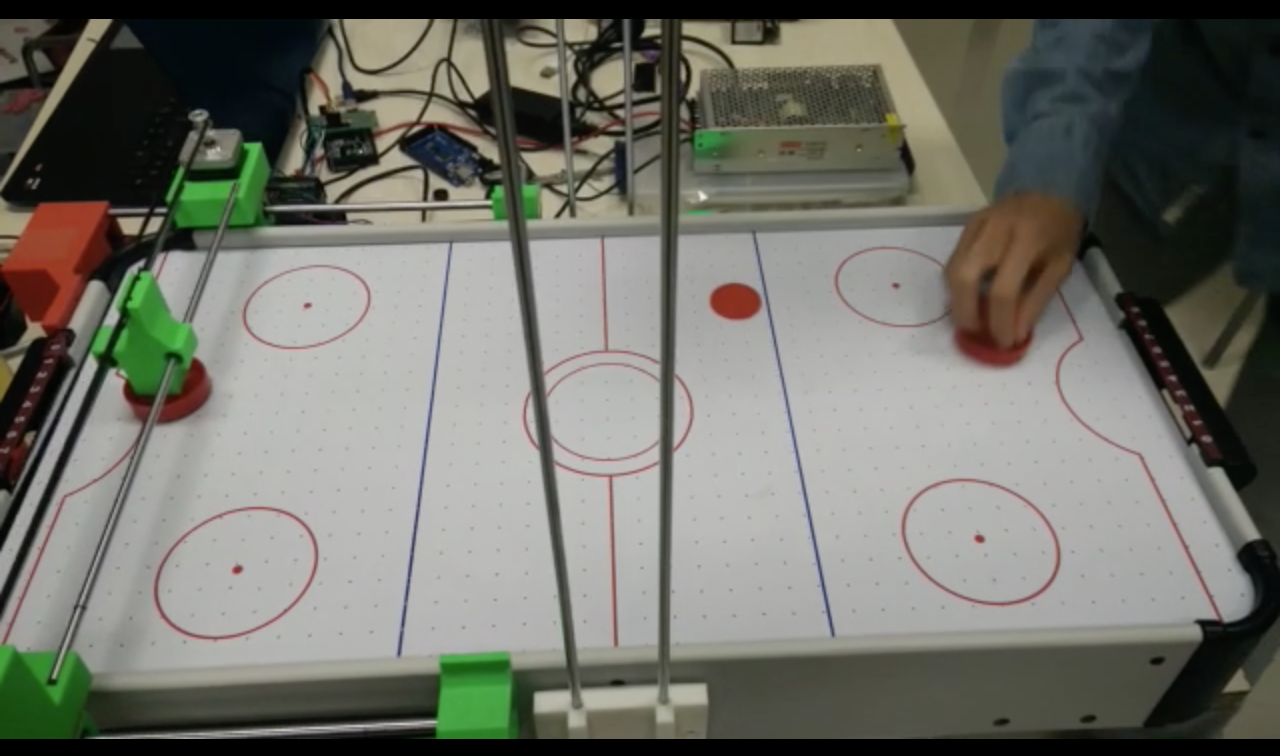
//> input picture photos/1.png, 2560 x 1512 px, given in place of the camera (shown at 1/2 size)
$ ./AHRobotLK1   (built with g++ and OpenCV 4)
//> lines starting //> are read from the running program, lines starting //| are printed output that depends on the picture
### AHRobotLK.hpp
//
//  AHRobotLK.hpp
//  testopencv
//
//  Created by 温拓朴 on 16/2/1.
//  Copyright © 2016年 温拓朴. All rights reserved.
//

#ifndef AHRobotLK_hpp
#define AHRobotLK_hpp
#define COL (35)
#define ROW (35)
#define SAMPLECOUNT 500
#include <iostream>
#include <cv.h>
#include <highgui.h>
#include <cmath>
#include <string>
#include <ctime>
#include <stdlib.h>
#include <string>
#include <sstream>
#include <opencv2/core/core.hpp>
#include <opencv2/highgui/highgui.hpp>
#include <opencv2/ml/ml.hpp>
#include <stdio.h>
#include <windows.h>

using namespace cv;
using namespace std;


#endif /* AHRobotLK_hpp */

### AHRobotLK1.cpp
//
//  AHRobotLK.cpp
//  testopencv
//
//  Created by 温拓朴 on 16/2/1.
//  Copyright © 2016年 温拓朴. All rights reserved.
//
#define AHROBOTLK
#ifdef AHROBOTLK
#define HEIGHT (480)
#define WIDTH (640)
#define ROIHEIGHT (280)
#define ROIWIDTH (550)

#include "AHRobotLK.hpp"


int MAXCOUNT = 500;
Mat frame;
Mat preframe = Mat(ROIWIDTH,ROIHEIGHT,CV_8UC3);
RotatedRect tmpRect;
Mat Res = Mat(ROIWIDTH,ROIHEIGHT,CV_64FC1);
int N = 5;
int K = 4;
int fp = 0;
int init = 0;
int PRes = 0;
int NRes = 0;
int UpperLine = 70;
int LowerLine = 390;
int RobotLine = 520;
int fps = 0;
int predict=0;
String filename;
AdaBoost adaClassifier;

bool track =false;
bool learning = false;
bool update = false;
void trackObjectRobot(Mat );
bool LKTracking(Mat,Mat,RotatedRect&);
bool ContourTracking(Mat, RotatedRect&);
void trajectoryPredict(vector<RotatedRect> Position, RotatedRect &tmpRect);
float NCCComparison(RotatedRect tmpRect);
void initialize();
void Detection(Mat);
Point2f Predict(Mat&);
void Ada_Training(Point);
void Ada_Update(Point);
float SVMpredict(Point2f);
void EnsembleSVM();
void SavePResult(Point2f p,int fp);
void SaveNResult(Point2f p,int fp);
void InitSamples(RotatedRect rect, vector<Mat>& sampleQuery, Mat& labelQuery);
Mat patch2Vec(RotatedRect rect);
void RobotTracking(Mat);
void viewCurPositionVec(Mat frame);

vector<RotatedRect> Position;

// [10 lines left out: function median, not called in this run]

static int first = 0;
int main(){
    srand((unsigned)time(NULL));
    FileStorage fs1("Intrinsics.xml", FileStorage::READ);
    FileStorage fs2("Distortion.xml", FileStorage::READ);
    Mat cameraMatrix, distCoeffs2;
    fs1["Intrinsics"] >> cameraMatrix;
    fs2["Distortion"] >> distCoeffs2;
    Mat mapx,mapy,newCameraMatrix;
    initUndistortRectifyMap(cameraMatrix, distCoeffs2, Mat(), cameraMatrix, Size(640,480), CV_32FC1, mapx, mapy);
    //Rectify the image


    VideoCapture capture (1);
    Mat frametmp = Mat(ROIWIDTH,ROIHEIGHT,CV_8UC3);
    vector<Mat> himg;//= Mat(ROIWIDTH,ROIHEIGHT,CV_8UC1);
    Mat himgthresh = Mat(ROIWIDTH,ROIHEIGHT,CV_8UC1);
    Mat himgthresh1 = Mat(ROIWIDTH,ROIHEIGHT,CV_8UC3);
    Mat himgthresh2 = Mat(ROIWIDTH,ROIHEIGHT,CV_8UC3);
    Mat oriframe;
    Mat Ensembleframe;
    int count = 0;
    const string winname = "befo";
    while (1) {
        if (first == 0){
            capture >> oriframe;
//> oriframe is the input picture: 1512 rows x 2560 cols, CV_8UC3; mean B, G, R 105.1, 113.2, 112.6
            remap(oriframe, Ensembleframe, mapx, mapy, CV_INTER_CUBIC);
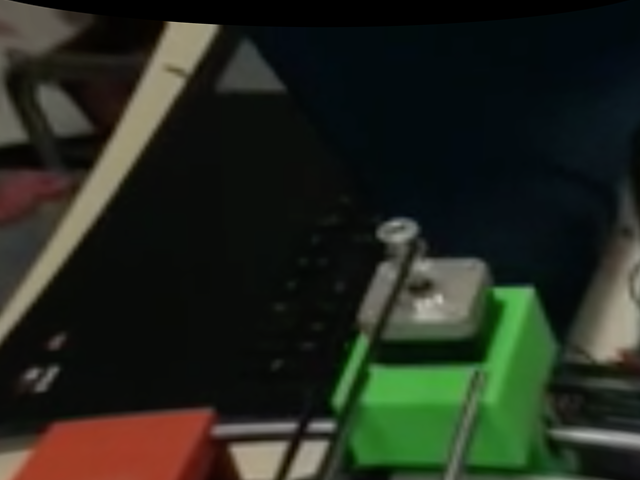
//> Ensembleframe: 480 rows x 640 cols, CV_8UC3; mean B, G, R 29.7, 39.9, 35.3
            //imwrite("/Users/programath/Desktop/ori/1.jpg", oriframe);
            getRectSubPix(Ensembleframe, Size(ROIWIDTH, ROIHEIGHT), Point(WIDTH/2-10,HEIGHT/2+30),frame);
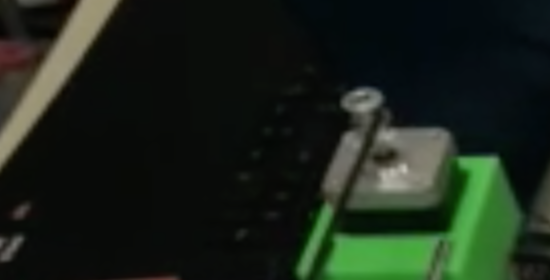
//> frame: 280 rows x 550 cols, CV_8UC3; mean B, G, R 25.4, 36, 26.2

            first++;
        }
        else{
            //frame.copyTo(preframe);
            capture >> oriframe;
            remap(oriframe, Ensembleframe, mapx, mapy, CV_INTER_CUBIC);

            getRectSubPix(Ensembleframe, Size(ROIWIDTH, ROIHEIGHT), Point(WIDTH/2-10,HEIGHT/2+30), frame);
                    }
        // [18 lines of commented-out code are left out]
            imshow("hh", frame);
            //cvShowImage("Thresh", himgthresh);
            count = 0;
            frame.copyTo(preframe);
        //}

        char c = waitKey(1);
//> the Esc key is pressed
        if (c=='p'){
            //cvWaitKey(0);
            track = true;
        }
        if (c=='l'){
            learning = true;
        }
        if (c == 'v'){
            viewCurPositionVec(frame);
        }
        //count++;

    }
}

// [651 lines left out: functions trackObjectRobot, ContourTracking, InitSamples, LKTracking, trajectoryPredict, NCCComparison and 19 more, not called in this run]


#endif

$ run again, on photos/2.png
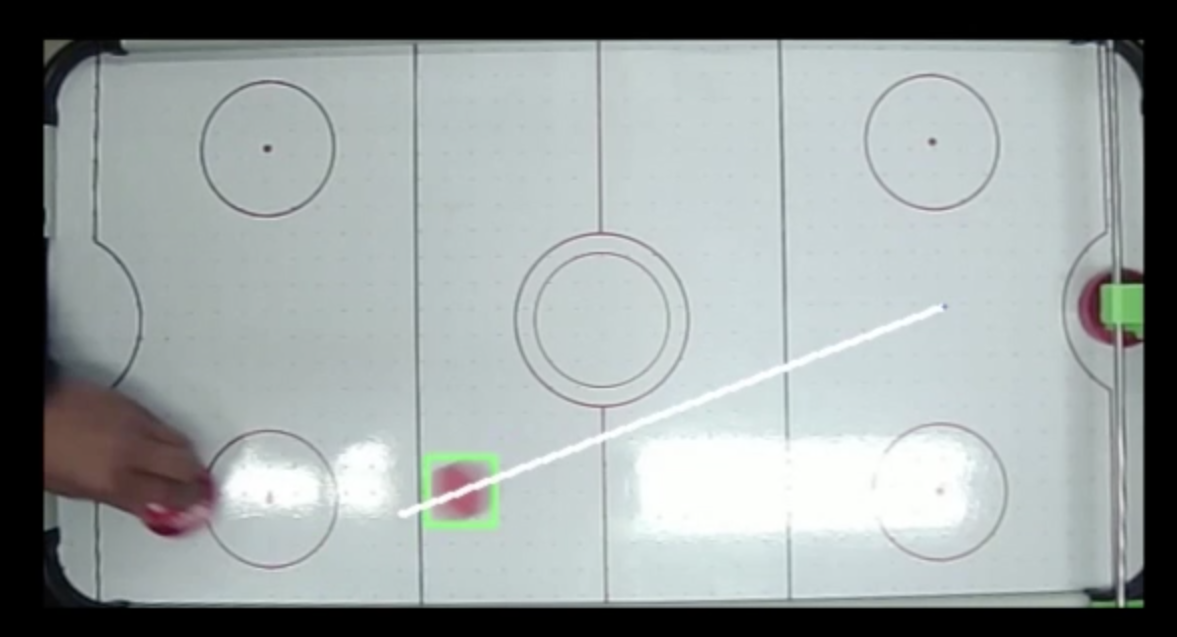
//> input picture photos/2.png, 2354 x 1274 px, given in place of the camera (shown at 1/2 size)
//> oriframe is the input picture: 1274 rows x 2354 cols, CV_8UC3; mean B, G, R 158.5, 158.9, 151.7
//> `remap(oriframe, Ensembleframe, mapx, mapy, CV_INTER_CUBIC);`:
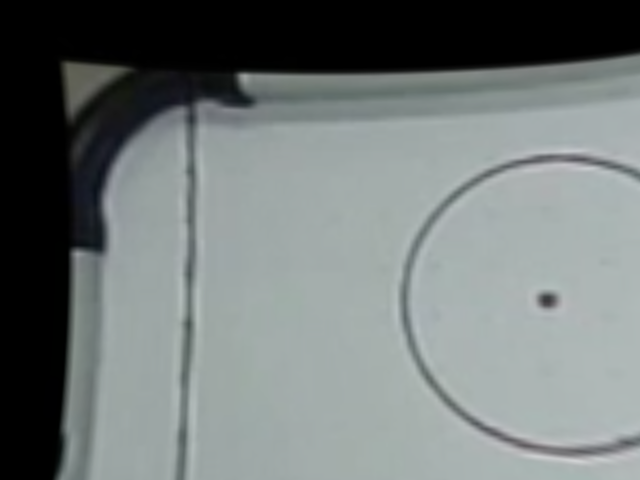
//> Ensembleframe: 480 rows x 640 cols, CV_8UC3; mean B, G, R 120.3, 121.1, 114.2
//> `getRectSubPix(Ensembleframe, Size(ROIWIDTH, ROIHEIGHT), Point(WIDTH/2-..`:
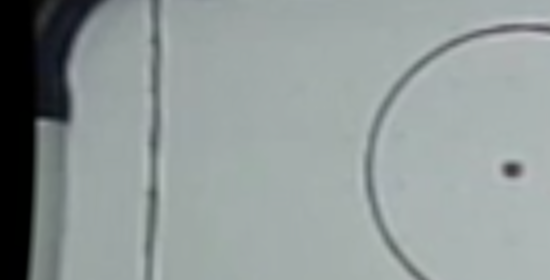
//> frame: 280 rows x 550 cols, CV_8UC3; mean B, G, R 152.4, 153.3, 144.7
